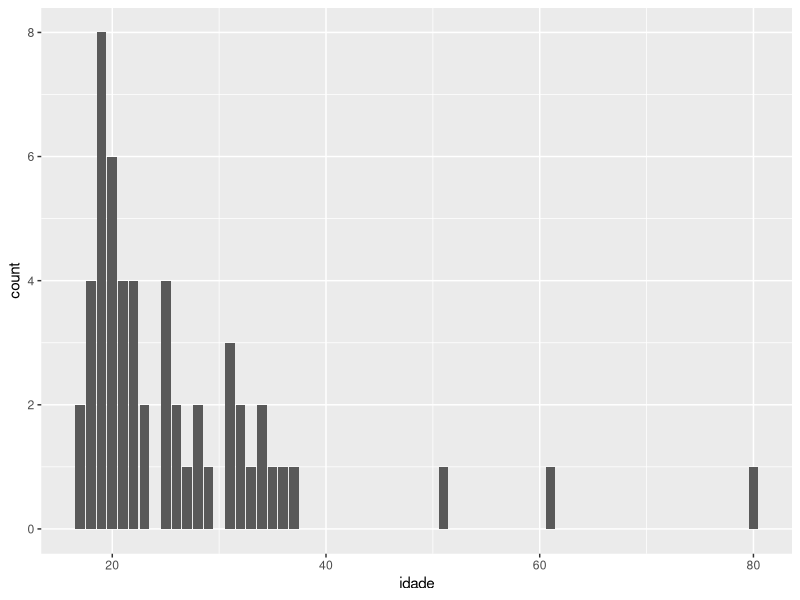
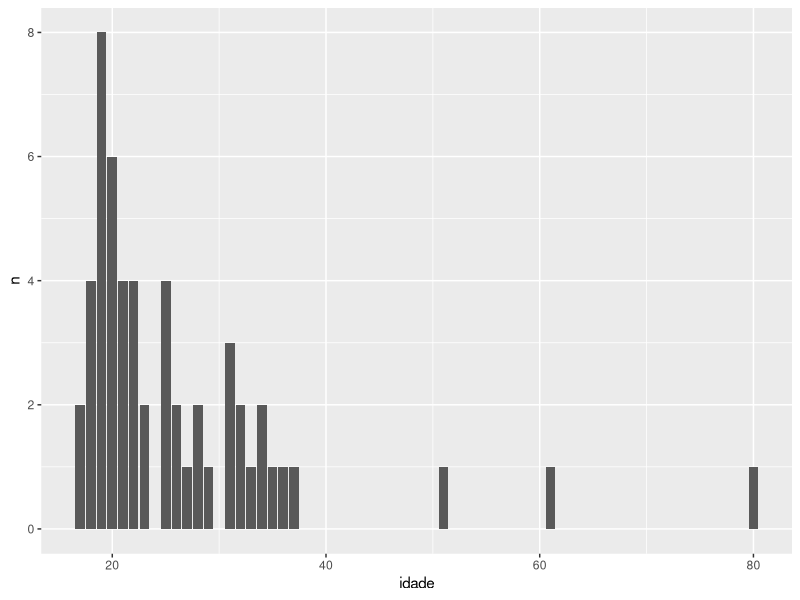
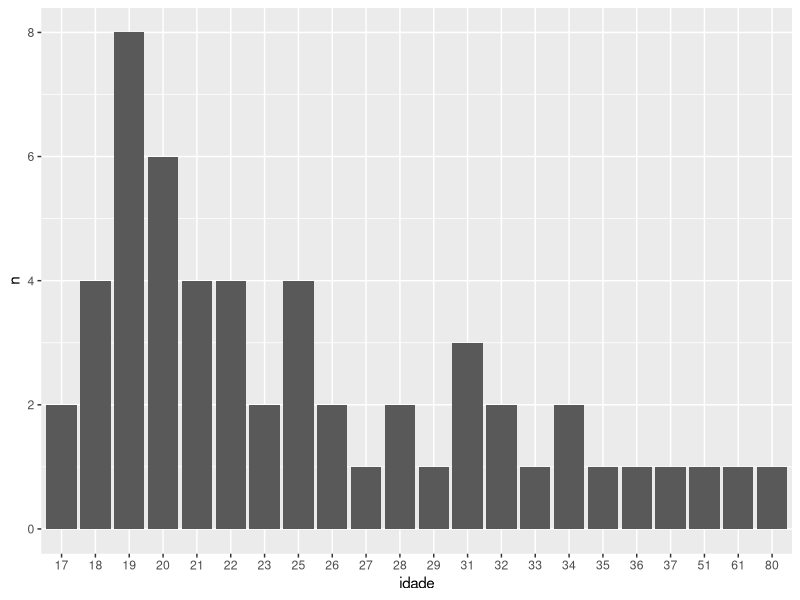
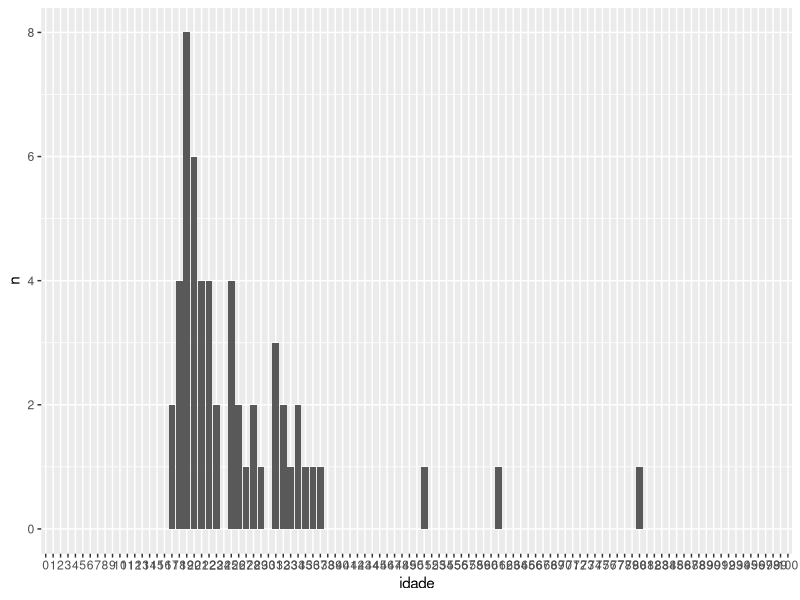
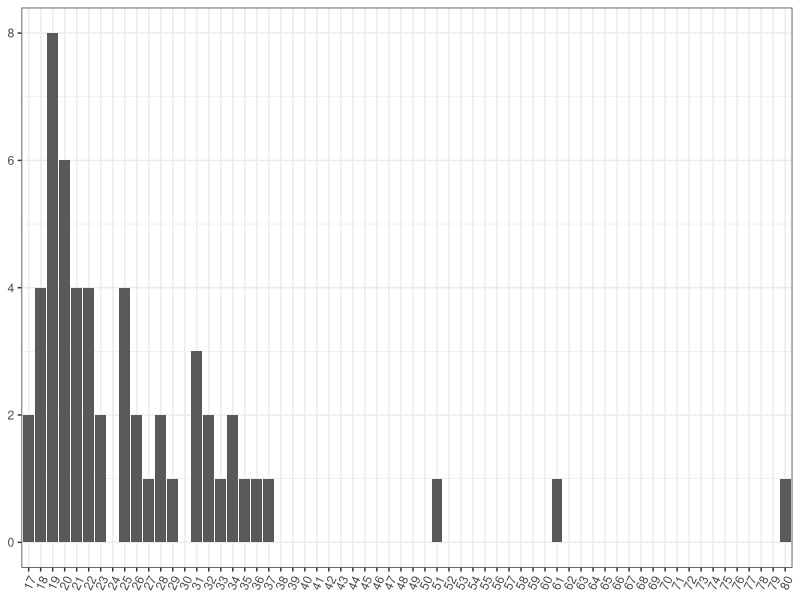
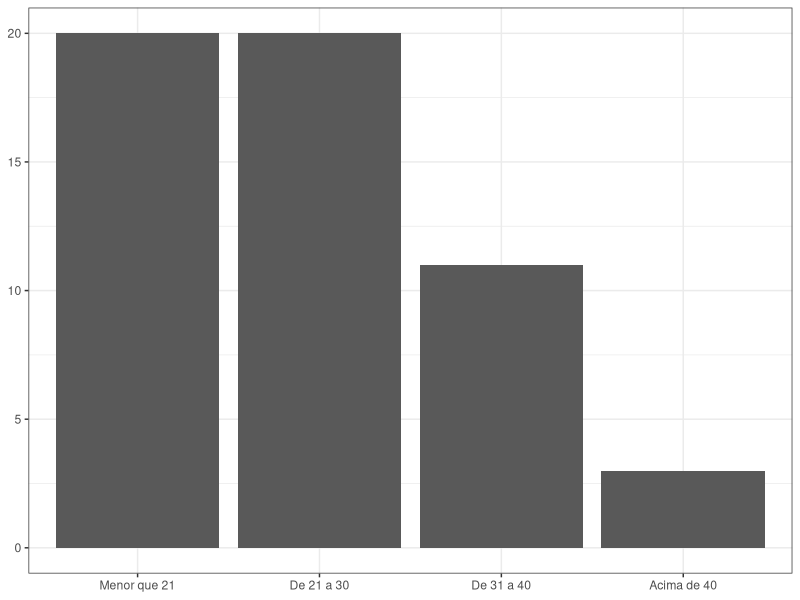
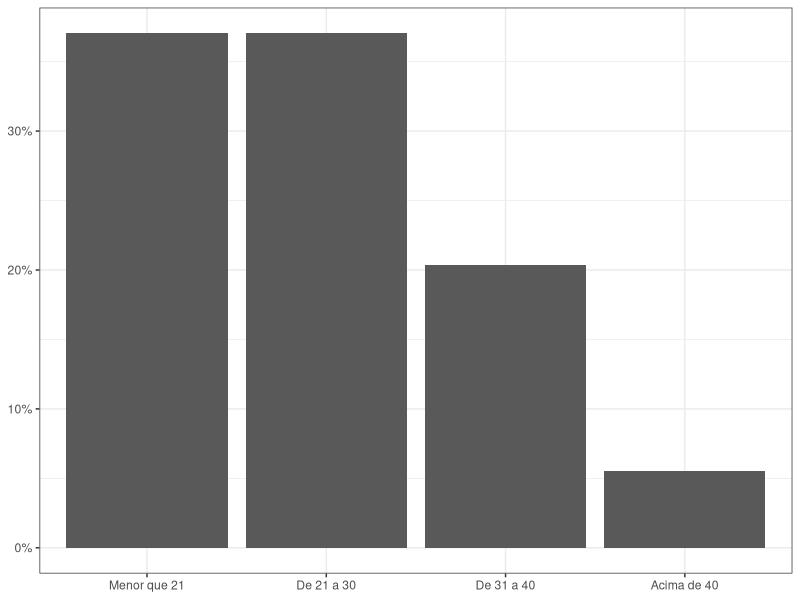
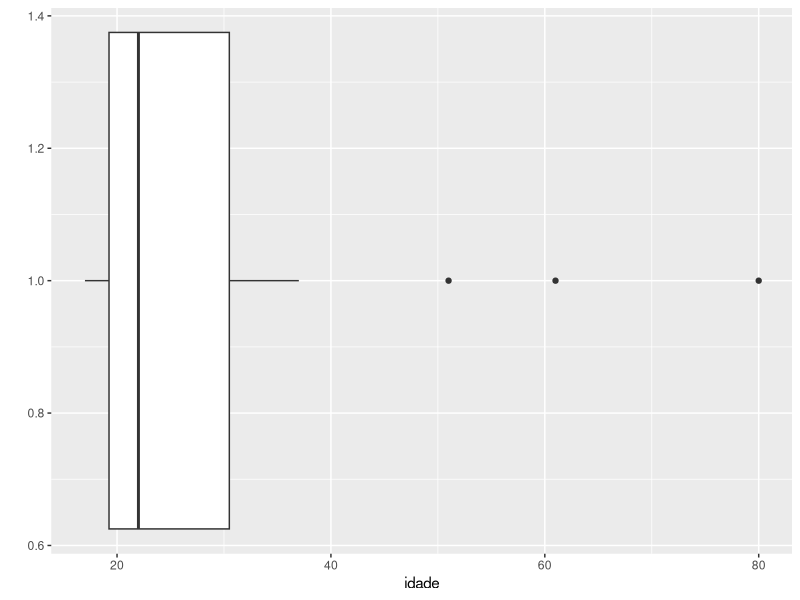

R code for these plots, in order:
## ---- chunk 1
knitr::opts_chunk$set(echo = TRUE)
## ---- chunk 2
# você deve carregar os pacotes nesse code chunk
library(tidyverse)
library(here)
## ---- chunk 3
class_profile <- read_csv(here("data", "perfil-turma.csv"))

# ajustando nomes de variaveis
oldnames <- names(class_profile) 
newnames <- c("idade", "escolaridade", "ocupacao", "area")

class_profile <- class_profile %>% rename_at(vars(oldnames), ~ newnames)
## ---- chunk 4
class_profile %>% select(idade) %>% 
  ggplot() + 
  geom_bar(mapping = aes(x = idade))
## ---- chunk 5
class_profile %>% select(idade) %>% 
  group_by(idade) %>% summarise(n = n()) %>%
  ggplot(aes(idade, n)) + 
  geom_bar(stat = "identity")
## ---- chunk 6
class_profile %>% select(idade) %>% 
  mutate(idade = factor(idade)) %>%
  group_by(idade) %>% summarise(n = n()) %>%
  ggplot(aes(idade, n)) + 
  geom_bar(stat = "identity")

## ---- chunk 7
class_profile %>% select(idade) %>% 
  mutate(idade = factor(idade, levels = c(0:100))) %>%
  group_by(idade) %>% summarise(n = n()) %>%
  ggplot(aes(idade, n)) + 
  geom_bar(stat = "identity") +
    scale_x_discrete(drop=FALSE) 
## ---- chunk 8
class_profile %>% select(idade) %>% 
  mutate(idade = factor(idade, levels = c(min(idade):max(idade)))) %>%
  group_by(idade) %>% summarise(n = n()) %>%
  ggplot(aes(idade, n)) + 
  geom_bar(stat = "identity") +
    scale_x_discrete(drop=FALSE) +
    theme_bw() + 
  theme(legend.title = element_blank(),
        axis.title.x = element_blank(), 
        axis.title.y = element_blank(),
        axis.text.x = element_text(angle = 65,
                                   hjust = 1,
                                   vjust = 1))

## ---- chunk 9
class_profile %>% select(idade) %>% 
  mutate(idade_fx = case_when(idade <= 20 ~ "Menor que 21",
                              idade > 20 & idade <= 30 ~ "De 21 a 30",
                              idade > 30 & idade <= 40 ~ "De 31 a 40",
                              TRUE ~ "Acima de 40")) %>%
  group_by(idade_fx) %>% summarise(n = n()) %>%
  mutate(idade_fx = factor(idade_fx, levels = c("Menor que 21", 
                                                "De 21 a 30", 
                                                "De 31 a 40", 
                                                "Acima de 40"))) %>%
  ggplot(aes(idade_fx, n)) + 
  geom_bar(stat = "identity") +
  theme_bw() + 
  theme(legend.title = element_blank(),
        axis.title.x = element_blank(), 
        axis.title.y = element_blank())

## ---- chunk 10
class_profile %>% select(idade) %>% 
  mutate(idade_fx = case_when(idade <= 20 ~ "Menor que 21",
                              idade > 20 & idade <= 30 ~ "De 21 a 30",
                              idade > 30 & idade <= 40 ~ "De 31 a 40",
                              TRUE ~ "Acima de 40")) %>%
  mutate(idade_fx = factor(idade_fx, levels = c("Menor que 21", 
                                                "De 21 a 30", 
                                                "De 31 a 40", 
                                                "Acima de 40"))) %>%
  ggplot(aes(idade_fx)) + 
  geom_bar(aes(y = (..count..)/sum(..count..))) + 
  scale_y_continuous(labels=scales::percent) +
  theme_bw() + 
  theme(legend.title = element_blank(),
        axis.title.x = element_blank(), 
        axis.title.y = element_blank())

## ---- chunk 11
class_profile %>% select(idade) %>%
ggplot(aes(x = 1, idade)) +
  geom_boxplot() +
  coord_flip() +
  labs(y = "idade", x = "")

## ---- chunk 12
class_profile %>% select(idade) %>%
ggplot(aes(x = 1, idade)) +
  geom_boxplot() +
  geom_jitter(alpha = .25) +
#  coord_flip() +
  labs(y = "idade", x = "")

## ---- chunk 13
n_resp <- class_profile %>% select(escolaridade) %>% drop_na() %>% count()

class_profile %>% select(escolaridade) %>% 
  mutate(escolaridade = factor(escolaridade, levels = c("Graduação",
                                                        "Especialização", 
                                                        "Mestrado", 
                                                        "Doutorado", 
                                                        "Pós-doutorado"))) %>%
  ggplot(aes(escolaridade)) + 
  geom_bar(aes(y = (..count..)/sum(..count..))) + 
  scale_y_continuous(labels = scales::percent) +
  theme_bw() + 
  ggtitle(paste(n_resp, "responses", sep = " ")) +
  theme(legend.title = element_blank(),
        axis.title.x = element_blank(), 
        axis.title.y = element_blank())

## ---- chunk 14
n_resp <- class_profile %>% select(escolaridade) %>% drop_na() %>% count()

fct_ordem <- class_profile %>% 
              count(escolaridade) %>% 
              arrange(desc(n)) %>% 
              select(escolaridade)

class_profile %>% select(escolaridade) %>% 
  mutate(escolaridade = factor(escolaridade, 
                               levels = fct_ordem$escolaridade)) %>%
  ggplot(aes(escolaridade)) + 
  geom_bar(aes(y = (..count..)/sum(..count..))) + 
          scale_y_continuous(labels=scales::percent) +
  theme_bw() + 
  ggtitle(paste(n_resp, "responses", sep = " ")) +
  theme(legend.title = element_blank(),
        axis.title.x = element_blank(), 
        axis.title.y = element_blank())

## ---- chunk 15
n_resp <- class_profile %>% select(area) %>% drop_na() %>% count()

fct_ordem <- class_profile %>% count(area) %>% arrange(desc(n)) %>% select(area)

class_profile %>% select(area) %>% 
  mutate(area = factor(area, levels = fct_ordem$area)) %>%
  ggplot(aes(area)) + 
  geom_bar(aes(y = (..count..)/sum(..count..))) + 
  scale_y_continuous(labels=scales::percent, breaks = seq(0, 1, .1)) +
  theme_bw() + 
  ggtitle(paste(n_resp, "responses", sep = " ")) +
  theme(legend.title = element_blank(),
        axis.title.x = element_blank(), 
        axis.title.y = element_blank(),
                axis.text.x = element_text(angle = 65,
                                   hjust = 1,
                                   vjust = 1))

## ---- chunk 16
n_resp <- class_profile %>% select(ocupacao) %>% drop_na() %>% count()

fct_ordem <- class_profile %>% count(ocupacao) %>% arrange(desc(n)) %>% select(ocupacao)

class_profile %>% select(ocupacao) %>% 
  mutate(ocupacao = factor(ocupacao, levels = fct_ordem$ocupacao)) %>%
  ggplot(aes(ocupacao)) + 
  geom_bar(aes(y = (..count..)/sum(..count..))) + 
  scale_y_continuous(labels=scales::percent, breaks = seq(0, 1, .1)) +
  theme_bw() + 
  ggtitle(paste(n_resp, "responses", sep = " ")) +
  theme(legend.title = element_blank(),
        axis.title.x = element_blank(), 
        axis.title.y = element_blank(),
                axis.text.x = element_text(angle = 65,
                                   hjust = 1,
                                   vjust = 1))

